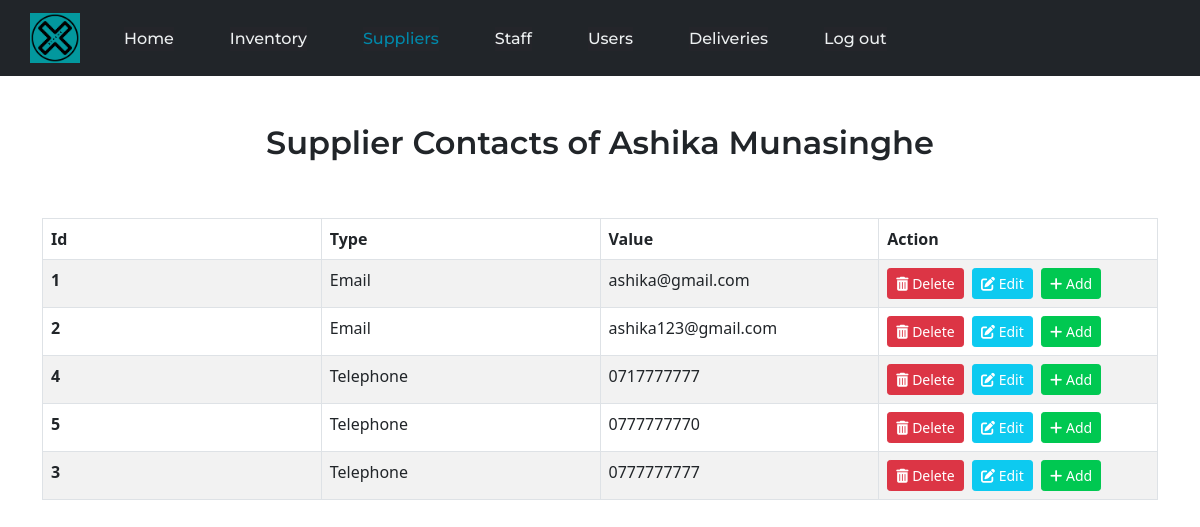
The app's page /View/SuppliersManageSuppliersContact.php?supplierId=2 (signed in) with its own data.
### tables this page shows
CREATE TABLE `supplier` (
  `supplier_id` int(11) NOT NULL,
  `supplier_name` varchar(256) NOT NULL,
  `supplier_location` varchar(256) NOT NULL,
  `supplier_address` varchar(256) NOT NULL,
  `supplier_pending_payment` decimal(12,2) NOT NULL DEFAULT 0.00,
  `supplier_status` int(11) NOT NULL DEFAULT 1
);

CREATE TABLE `suppliercontact` (
  `supplierContact_id` int(11) NOT NULL,
  `supplierContact_type` varchar(128) NOT NULL,
  `supplierContact_value` varchar(128) NOT NULL,
  `supplierContact_supplier_id` int(11) NOT NULL,
  `supplierContact_status` int(11) NOT NULL DEFAULT 1
);

### Model/SupplierManageSuppliersContactModel.php (called while the page is built, shortened)
<?php
    function getSupplierName($con, $Id){
        $sql = "SELECT * FROM supplier WHERE supplier_id = ?;";
        $stmt = mysqli_stmt_init($con);
        if(!mysqli_stmt_prepare($stmt, $sql)){
            $msg = "Error: MySQL statement Failed";
            $msg = base64_encode($msg);
            header("location: ../View/SuppliersManageSuppliersContact.php?msg=$msg");
            exit();
        }
        mysqli_stmt_bind_param($stmt, "s", $Id);
        mysqli_stmt_execute($stmt);
        $resultData = mysqli_stmt_get_result($stmt);
        if($row = mysqli_fetch_assoc($resultData)){
            $supplierName = $row["supplier_name"];
            return $supplierName;
        }else{
            $msg = "Error: Couldn't fetch supplier name from the database";
            $msg = base64_encode($msg);
            header("location: ../View/SuppliersManageSuppliersContact.php?msg=$msg");
            exit();
        }
    }
?>

### View/SuppliersManageSuppliersContact.php (the view, shortened to what this page needs)
<?php
if (isset($_GET['supplierId'])) {
    $supplierId = $_GET['supplierId'];
} else {
    $msg = "Supplier ID was not passed correctly";
    $msg = base64_encode($msg);
    header("location: ../View/SuppliersManageSuppliers.php?msg=$msg");
    exit();
}
$thisDBConnection = new DbConnection();
$myCon = $thisDBConnection->con;
$sql = "SELECT * FROM suppliercontact WHERE supplierContact_status = 1 AND supplierContact_supplier_id = $supplierId ORDER BY supplierContact_type, supplierContact_value;";
$result = $myCon->query($sql) or die($myCon->error);
$resCheck = mysqli_num_rows($result);
if ($resCheck > 0) {
    $contacts = $result->fetch_all(MYSQLI_ASSOC);
} else {
    $msg = "No records have been read form the database";
    $msg = base64_encode($msg);
    header("location: ../View/SuppliersManageSuppliers.php?msg=$msg");
    exit();
}
require_once "../Model/SupplierManageSuppliersContactModel.php";
?>
<!DOCTYPE html>
<html>
<head>
    <link rel="stylesheet" type="text/css" href="../bootstrap/bootstrap-5.0.2-dist/css/bootstrap.min.css">
    <link rel="stylesheet" type="text/css" href="../CSS/HeaderStyles.css">
    <link rel="stylesheet" type="text/css" href="../CSS/SuppliersManageSuppliersContactStyles.css">
</head>
<body>
    <nav class="navbar navbar-expand-lg navbar-dark bg-dark">
        <a class="navbar-brand" href="#">
            <img class="logo" src="../Commons/Icons/logotest.png" alt="logo" width="50px" height="50px">
        </a>
        <div class="collapse navbar-collapse" id="navbarSupportedContent">
            <form action="../Controller/HeaderController.php" method="post">
                <ul class="navbar-nav mr-auto navLinks">
                    <li id="nav1" class="nav-item">
                        <a class="nav-link" href="#"> <button class="btnToTxt" type="submit" name="submit" value="navHome"> Home </button> </a>
                    </li>
                    <li id="nav2" class="nav-item">
                        <a class="nav-link" href="#"> <button class="btnToTxt" type="submit" name="submit" value="navInventory"> Inventory </button> </a>
                    </li>
                    <li id="nav3" class="nav-item">
                        <a class="nav-link" href="#"> <button class="activeItem btnToTxt" type="submit" name="submit" value="navSuppliers"> Suppliers </button> </a>
                    </li>
                    <li id="nav4" class="nav-item">
                        <a class="nav-link" href="#"> <button class="btnToTxt" type="submit" name="submit" value="navStaff"> Staff </button> </a>
                    </li>
                    <li id="nav5" class="nav-item">
                        <a class="nav-link" href="#"> <button class="btnToTxt" type="submit" name="submit" value="navProfile"> Users </button> </a>
                    </li>
                    <li id="nav7" class="nav-item">
                        <a class="nav-link" href="#"> <button class="btnToTxt" type="submit" name="submit" value="navDelivery"> Deliveries </button> </a>
                    </li>
                    <li id="nav6" class="nav-item">
                        <a class="nav-link" href="#"> <button class="btnToTxt" type="submit" name="submit" value="navLogout"> Log out </button> </a>
                    </li>
                </ul>
            </form>
        </div>
    </nav>
    <br><br>
    <div class="container">
        <div class="row">
            <div class="col-12">
                <h2 class="TitleTxt">Supplier Contacts of <?php echo getSupplierName($myCon, $supplierId) ?></h2>
            </div>
        </div>
        <div class="row">
            <div class="col-12">
            </div>
        </div>
        <div class="row">
            <div class="col-12">
            </div>
        </div>
        <div class="row">
            <div class="col-12">
                <table class="table table-striped table-hover table-bordered table-responsive">
                    <thead>
                        <tr>
                            <th scope="col">Id</th>
                            <th scope="col">Type</th>
                            <th scope="col">Value</th>
                            <th scope="th-sm">Action</th>
                        </tr>
                    </thead>
                    <tbody>
                        <?php foreach ($contacts as $contact) { ?>
                            <tr>
                                <th scope="row"><?php echo $contact['supplierContact_id'] ?></th>
                                <td id="type<?php echo $contact['supplierContact_id'] ?>"> <?php echo $contact['supplierContact_type'] ?></td>
                                <td id="value<?php echo $contact['supplierContact_id'] ?>"><?php echo $contact['supplierContact_value'] ?></td>
                                <td>
                                    <button type="button" class="btn btn-sm btn-danger" name="deleteButton" id="del<?php echo $contact['supplierContact_id'] ?>" onclick="openDeleteModal(this.id, <?php echo $supplierId ?>)"><i class="fa-solid fa-trash-can"></i>&nbsp;Delete</button>&nbsp;
                                    <button type="button" class="btn btn-sm btn-info" name="editButton" id="edit<?php echo $contact['supplierContact_id'] ?>" onclick="openEditModal(this.id, <?php echo $supplierId ?>)"><i class="fa-solid fa-pen-to-square"></i>&nbsp;Edit</button>&nbsp;
                                    <button type="button" class="btn btn-sm btn-half-success" name="addButton" id="add-<?php echo $contact['supplierContact_id'] ?>" onclick="openAddModal(<?php echo $supplierId ?>)"><i class="fa-solid fa-plus"></i>&nbsp;Add</button>
                                </td>
                            </tr>
                        <?php } ?>
                    </tbody>
                </table>
            </div>
        </div>
    </div>
</body>
</html>

### CSS/HeaderStyles.css (style rules this page uses)
* { box-sizing: border-box; margin: 0; padding: 0; }
nav { padding-top: 1.2%; padding-bottom: 1.2%; padding-left: 30px; }
.logo { cursor:pointer; }
.navLinks { display: flex; align-items: center; list-style: none; margin-bottom: 0; }
.navLinks li { display: inline-block; padding-top: 0; padding-bottom: 0; padding-left: 20px; padding-right: 20px; }
.navLinks li a button { transition: all 0.3s ease 0s; }
.btnToTxt { font-family: "Montserrat", sans-serif; font-weight: 500; font-size: 16px; color: #edf0f1; text-decoration: none; background-color:#24252A; border:none; outline: none; margin:0; padding:0; color: #edf0f1; }
.activeItem { color: #0088a9; }

### CSS/SuppliersManageSuppliersContactStyles.css (style rules this page uses)
.TitleTxt { font-family: "Montserrat", sans-serif; font-weight: 600; text-align: center; }
table { table-layout: fixed; }
td, th { white-space: nowrap; overflow: hidden; text-overflow: ellipsis; }
.btn-info { color: white; }
.btn-half-success { background-color:#00C851; border-color: #00C851; color: white; transition: 0.3s; }

### records on screen
supplier: supplier_name "Ashika Munasinghe"
suppliercontact: supplierContact_id "1", supplierContact_type "Email", supplierContact_value "ashika@gmail.com"
suppliercontact: supplierContact_id "2", supplierContact_type "Email", supplierContact_value "ashika123@gmail.com"
suppliercontact: supplierContact_id "4", supplierContact_type "Telephone", supplierContact_value "0717777777"
suppliercontact: supplierContact_id "5", supplierContact_type "Telephone", supplierContact_value "0777777770"
suppliercontact: supplierContact_id "3", supplierContact_type "Telephone", supplierContact_value "0777777777"
